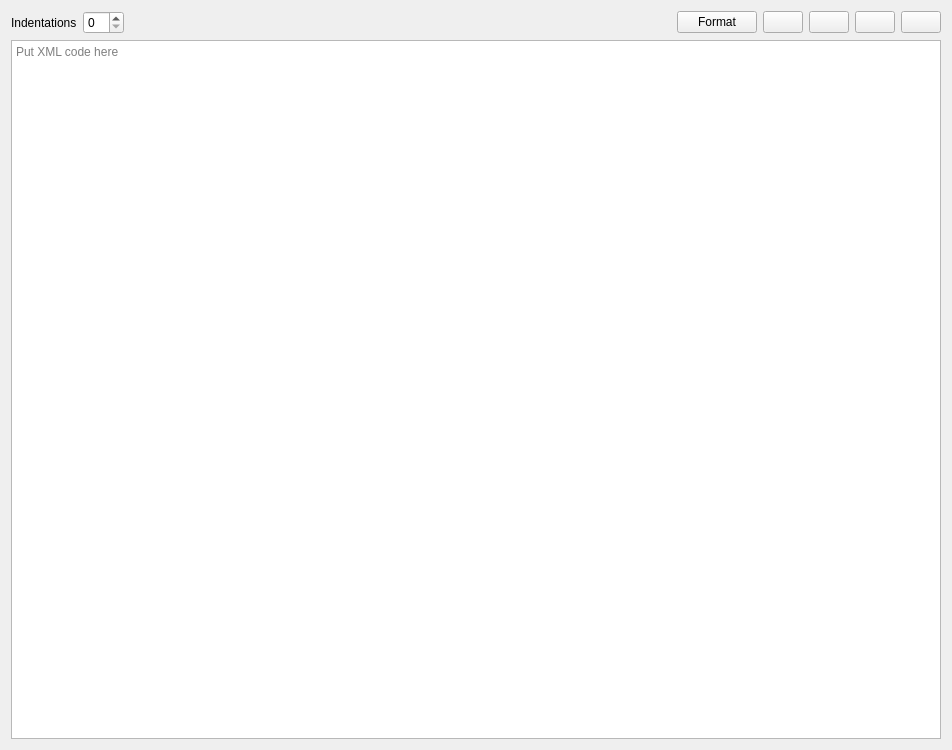
<?xml version="1.0" encoding="UTF-8"?>
<ui version="4.0">
 <class>XMLFormatterWidget</class>
 <widget class="QWidget" name="XMLFormatterWidget">
  <property name="geometry">
   <rect>
    <x>0</x>
    <y>0</y>
    <width>952</width>
    <height>750</height>
   </rect>
  </property>
  <property name="windowTitle">
   <string>Form</string>
  </property>
  <property name="locale">
   <locale language="English" country="UnitedStates"/>
  </property>
  <layout class="QVBoxLayout" name="verticalLayout">
   <item>
    <layout class="QHBoxLayout" name="horizontalLayout">
     <item>
      <widget class="QLabel" name="label">
       <property name="text">
        <string>Indentations</string>
       </property>
      </widget>
     </item>
     <item>
      <widget class="QSpinBox" name="spinBox"/>
     </item>
     <item>
      <spacer name="horizontalSpacer">
       <property name="orientation">
        <enum>Qt::Orientation::Horizontal</enum>
       </property>
       <property name="sizeHint" stdset="0">
        <size>
         <width>40</width>
         <height>20</height>
        </size>
       </property>
      </spacer>
     </item>
     <item>
      <widget class="QPushButton" name="formatButton">
       <property name="text">
        <string>Format</string>
       </property>
      </widget>
     </item>
     <item>
      <widget class="QPushButton" name="openButton">
       <property name="text">
        <string/>
       </property>
       <property name="icon">
        <iconset theme="QIcon::ThemeIcon::DocumentOpen"/>
       </property>
      </widget>
     </item>
     <item>
      <widget class="QPushButton" name="copyButton">
       <property name="text">
        <string/>
       </property>
       <property name="icon">
        <iconset theme="QIcon::ThemeIcon::EditCopy"/>
       </property>
      </widget>
     </item>
     <item>
      <widget class="QPushButton" name="pasteButton">
       <property name="text">
        <string/>
       </property>
       <property name="icon">
        <iconset theme="QIcon::ThemeIcon::EditPaste"/>
       </property>
      </widget>
     </item>
     <item>
      <widget class="QPushButton" name="clearButton">
       <property name="text">
        <string/>
       </property>
       <property name="icon">
        <iconset theme="QIcon::ThemeIcon::EditClear"/>
       </property>
      </widget>
     </item>
    </layout>
   </item>
   <item>
    <widget class="QPlainTextEdit" name="plainTextEdit">
     <property name="placeholderText">
      <string>Put XML code here</string>
     </property>
    </widget>
   </item>
  </layout>
 </widget>
 <resources/>
 <connections/>
</ui>
